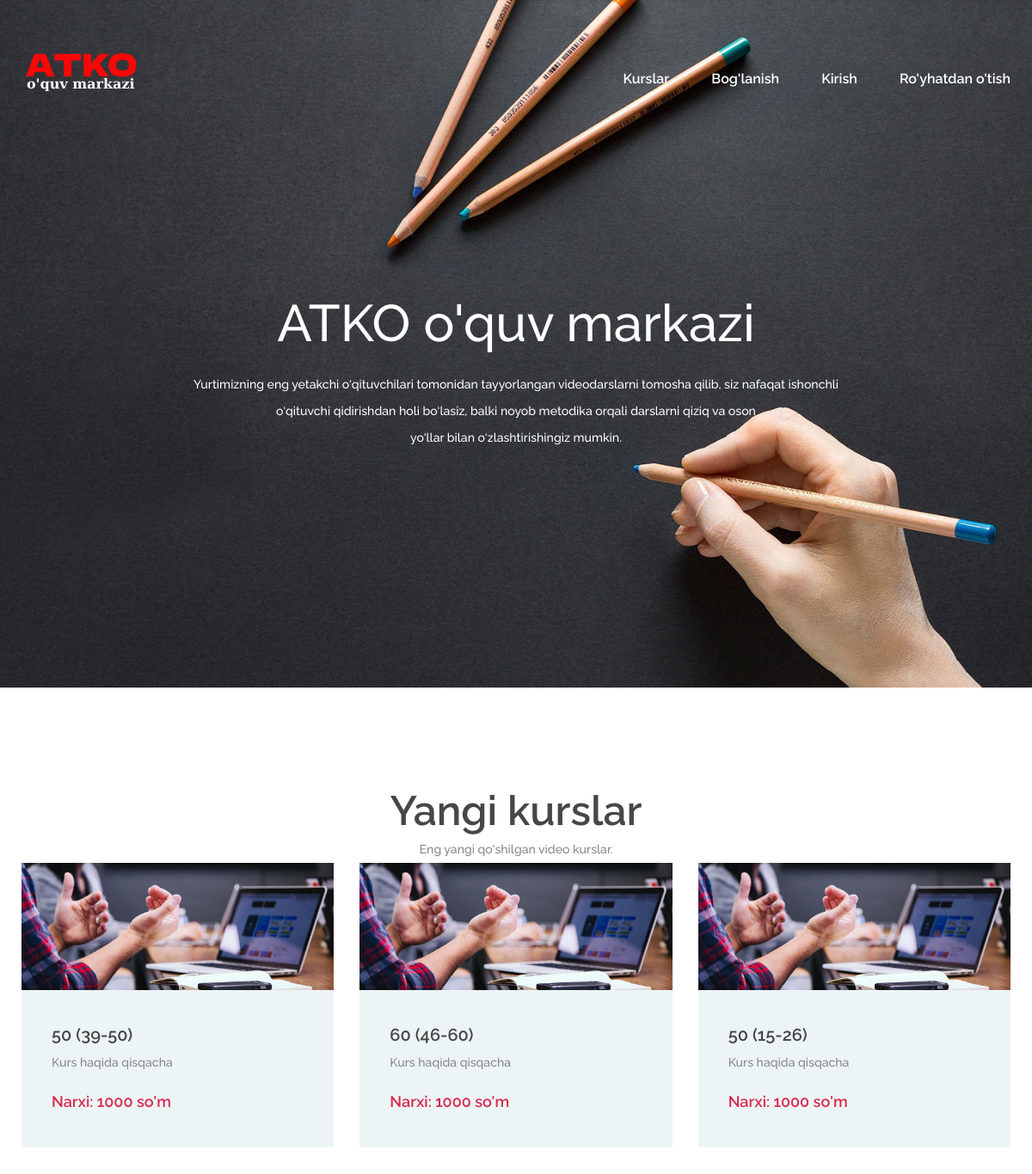
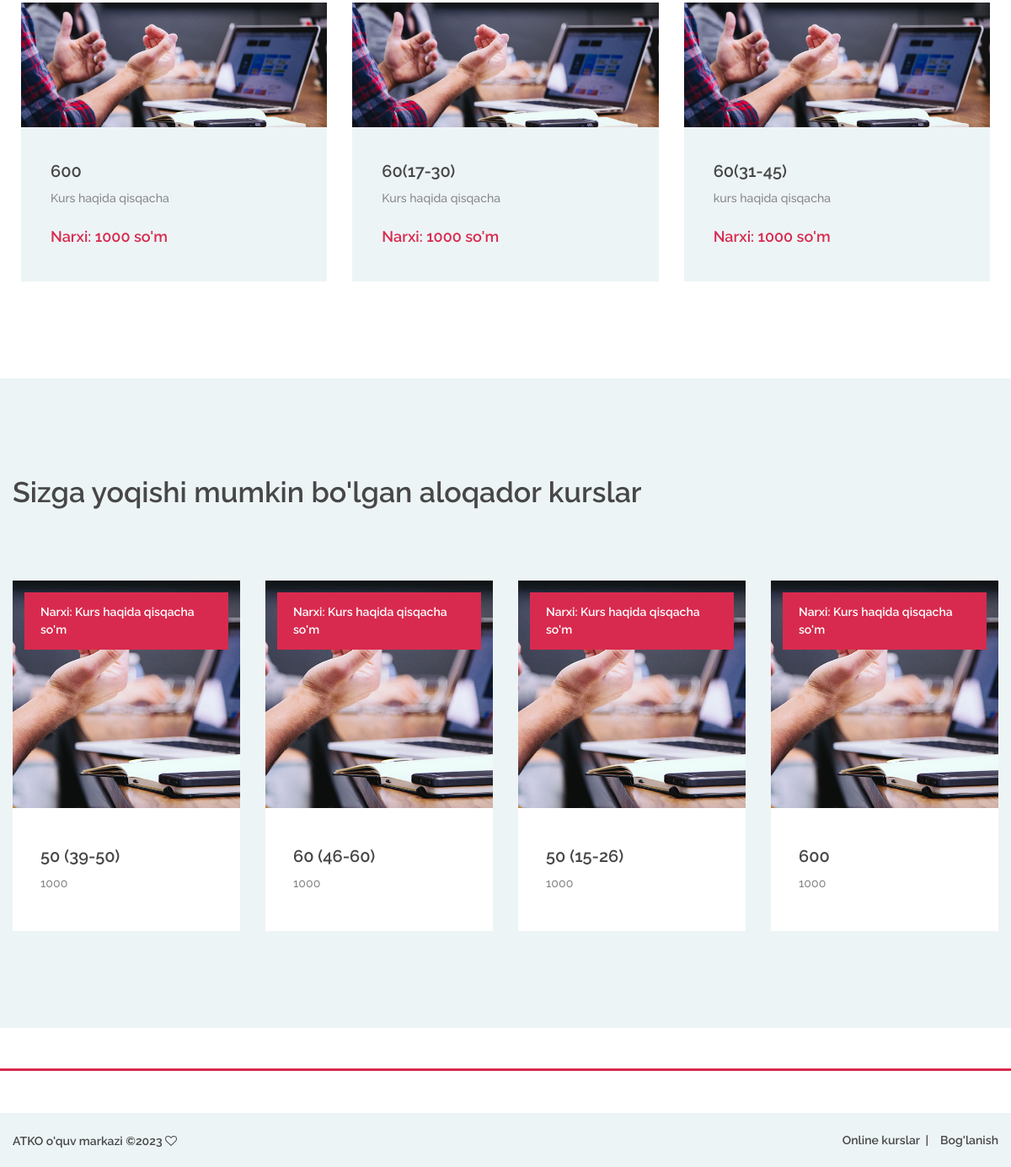
The page / on the database its author committed (2 pictures, top to bottom).
### tables this page shows
CREATE TABLE `cours` (
  `id` int(11) NOT NULL,
  `CoursID` varchar(20) NOT NULL,
  `CoursName` varchar(70) NOT NULL,
  `CoursText` varchar(70) NOT NULL,
  `CoursAbout` longtext NOT NULL,
  `CoursPrice` varchar(20) NOT NULL,
  `CoursImage` varchar(120) NOT NULL,
  `CoursMavzu` int(3) NOT NULL,
  `CoursTil` varchar(11) NOT NULL,
  `CoursDavomiy` varchar(8) NOT NULL,
  `CoursTecher` varchar(70) NOT NULL,
  `TecherImage` varchar(120) NOT NULL,
  `Muddat` int(100) NOT NULL,
  `Data` timestamp NOT NULL DEFAULT current_timestamp()
);

### index.php (the view, shortened to what this page needs)
<!DOCTYPE php>
<?php
	include("./config/confige.php");
?>
<php lang="en">
<head>
	<link rel="stylesheet" href="css/bootstrap.min.css"/>
	<link rel="stylesheet" href="css/font-awesome.min.css"/>
	<link rel="stylesheet" href="css/owl.carousel.css"/>
	<link rel="stylesheet" href="css/style.css"/>
</head>
<body>
	<header class="header-section">
		<div class="container">
			<div class="row">
				<div class="col-lg-3 col-md-3">
					<div class="site-logo">
						<a href="index.php"><img src="img/logo.png" alt=""></a>
					</div>
				</div>
				<div class="col-lg-9 col-md-9">
					<nav class="main-menu" style="text-align:right">
						<ul>
							<li><a href="courses.php">Kurslar</a></li>
							<li><a href="contact.php">Bog'lanish</a></li>
							<li style="display:<?php if(isset($_COOKIE['UserID'])){echo 'none;';} ?>"><a href="login.php">Kirish</a></li>
							<li style="display:<?php if(isset($_COOKIE['UserID'])){echo 'none;';} ?>"><a href="reg.php">Ro'yhatdan o'tish</a></li>
						</ul>
					</nav>
				</div>
			</div>
		</div>
	</header>
	<section class="hero-section set-bg" data-setbg="img/bg.jpg">
		<div class="container">
			<div class="hero-text text-white">
				<h2>ATKO o'quv markazi</h2>
				<p>Yurtimizning eng yetakchi o‘qituvchilari tomonidan tayyorlangan videodarslarni tomosha qilib, siz nafaqat ishonchli <br>o‘qituvchi qidirishdan holi bo‘lasiz, balki noyob metodika orqali darslarni qiziq va oson<br> yo‘llar bilan o‘zlashtirishingiz mumkin.</p>
			</div>
		</div>
	</section>
	<section class="categories-section spad">
		<div class="container pt-0">
			<div class="section-title m-0">
				<h2 class="m-0">Yangi kurslar</h2>
				<p class="m-0">Eng yangi qo'shilgan video kurslar.</p>
			</div>
			<div class="row">
				<?php
					$sql1 = "SELECT * FROM `cours` ORDER BY RAND() LIMIT 6";
					$res1 = $conn->query($sql1);
					while ($row1 = $res1->fetch()) {
				?>
				<div class="col-lg-4 col-md-6">
					<div class="categorie-item">
						<a href="./course.php?CoursID=<?php echo $row1['CoursID']; ?>">
							<div class="ci-thumb set-bg" data-setbg="img/kurs/<?php echo $row1['CoursImage']; ?>"></div>
							<div class="ci-text">
								<h5><?php echo $row1['CoursName']; ?></h5>
								<p><?php echo $row1['CoursText']; ?></p>
								<span>Narxi: <?php echo $row1['CoursPrice']; ?> so'm</span>
							</div>
						</a>
					</div>
				</div>
				<?php } ?>
			</div>
		</div>
	</section>
	<section class="realated-courses spad">
		<div class="course-warp">
			<h2 class="rc-title">Sizga yoqishi mumkin bo'lgan aloqador kurslar</h2>
			<div class="rc-slider owl-carousel">
				<?php
					$sql44 = "SELECT * FROM `cours` ORDER BY RAND() LIMIT 4";
					$res44 = $conn->query($sql44);
					while ($row44 = $res44->fetch()) {
				?>
				<div class="course-item">
					<a href="./course.php?CoursID=<?php echo $row44['CoursID']; ?>">
						<div class="course-thumb set-bg" data-setbg="img/kurs/<?php echo $row44['CoursImage']; ?>" >
							<div class="price">Narxi: <?php echo $row44['CoursText']; ?> so'm</div>
						</div>
						<div class="course-info">
							<div class="course-text">
								<h5><?php echo $row44['CoursName']; ?></h5>
								<p><?php echo $row44['CoursPrice']; ?></p>
							</div>
						</div>
					</a>
				</div>
				<?php } ?>
			</div>
		</div>
	</section>
	<footer class="footer-section spad p-0 mt-5">
		<div class="footer-bottom">
			<div class="footer-warp">
				<ul class="footer-menu">
					<li><a href="courses.php">Online kurslar</a></li>
					<li><a href="contact.php">Bog'lanish</a></li>
				</ul>
				<div class="copyright">
					ATKO o'quv markazi
					&copy;<script>document.write(new Date().getFullYear());</script>
					<i class="fa fa-heart-o" aria-hidden="true"></i>
				</div>
			</div>
		</div>
	</footer>
</php>

### css/style.css (style rules this page uses)
html, body { height: 100%; font-family: 'Raleway', sans-serif; -webkit-font-smoothing: antialiased; font-smoothing: antialiased; }
h1, h2, h3, h4, h5, h6 { margin: 0; font-weight: 600; color: #474747; }
h2 { font-size: 36px; }
h5 { font-size: 20px; }
p { font-size: 14.1px; color: #878787; line-height: 2.2; font-weight: 500; }
img { max-width: 100%; }
::placeholder { font-style: italic; }
ul, ol { padding: 0; margin: 0; }
.section-title { text-align: center; padding: 0 110px; margin-bottom: 110px; }
.section-title h2 { font-size: 48px; font-weight: 600; margin-bottom: 25px; }
.section-title p { margin-bottom: 0; font-weight: 500; }
.set-bg { background-repeat: no-repeat; background-size: cover; background-position: top center; }
.spad { padding-top: 115px; padding-bottom: 115px; }
.text-white h1, .text-white h2, .text-white h3, .text-white h4, .text-white h5, .text-white h6, .text-white p, .text-white span, .text-white li, .text-white a { color: #fff; }
.header-section { position: absolute; width: 100%; top: 0; left: 0; padding-top: 60px; }
.site-logo { display: inline-block; }
.main-menu ul { list-style: none; }
.main-menu ul li { display: inline; }
.main-menu ul li a { display: inline-block; font-size: 16px; color: #fff; margin-left: 45px; font-weight: 600; padding: 20px 0 5px; }
.hero-section { height: 100vh; }
.hero-text { text-align: center; padding-top: 340px; margin-bottom: 105px; }
.hero-text h2 { font-size: 60px; font-weight: 500; margin-bottom: 20px; }
.categories-section .container { margin-bottom: -34px; }
.categorie-item { margin-bottom: 34px; background: #edf4f6; -webkit-transition: all 0.4s; -o-transition: all 0.4s; transition: all 0.4s; }
.categorie-item .ci-thumb { background-size: cover; height: 148px; -webkit-transition: all 0.2s; -o-transition: all 0.2s; transition: all 0.2s; }
.categorie-item .ci-text { padding: 40px 35px; }
.categorie-item .ci-text h5 { margin-bottom: 5px; }
.categorie-item .ci-text span { font-size: 18px; font-weight: 600; color: #d82a4e; }
.course-warp { max-width: 1559px; padding: 0 15px; margin: 0 auto -30px; }
.course-item { margin-bottom: 30px; }
.course-item .course-thumb { height: 270px; }
.course-item .course-thumb .price { font-size: 14px; color: #fff; font-weight: 600; background: #d82a4e; display: inline-block; padding: 13px 19px; margin: 14px; }
.course-item .course-info { background: #edf4f6; }
.course-item .course-info .course-text { padding: 45px 33px 25px; }
.course-item .course-info .course-text h5 { margin-bottom: 5px; }
.footer-section { border-top: 3px solid #d82a4e; }
.footer-warp { max-width: 1559px; padding: 0 15px; margin: 0 auto; }
.footer-bottom { overflow: hidden; background: #edf4f6; padding: 20px 0; margin-top: 50px; }
.footer-menu { list-style: none; float: right; }
.footer-menu li { display: inline; }
.footer-menu li:last-child a { padding-right: 0; margin-right: 0; }
.footer-menu li:last-child a:after { display: none; }
.footer-menu li a { display: inline-block; font-size: 14px; font-weight: 600; color: #474747; padding-right: 10px; margin-right: 10px; position: relative; }
.footer-menu li a:after { position: absolute; content: "|"; right: 0; top: 0; }
.copyright { padding-top: 3px; float: left; font-size: 14px; font-weight: 600; color: #474747; }
.realated-courses { background: #edf4f6; }
.realated-courses .rc-title { font-size: 34px; margin-bottom: 85px; }
.realated-courses .course-item .course-info { background: #fff; }
@media (min-width: 1200px) { .container { max-width: 1180px; } }

### rows shown on the page
cours: CoursName "50 (39-50)", CoursText "Kurs haqida qisqacha", CoursPrice "1000"
cours: CoursName "60 (46-60)", CoursText "Kurs haqida qisqacha", CoursPrice "1000"
cours: CoursName "50 (15-26)", CoursText "Kurs haqida qisqacha", CoursPrice "1000"
cours: CoursName "600", CoursText "Kurs haqida qisqacha", CoursPrice "1000"
cours: CoursName "60(17-30)", CoursText "Kurs haqida qisqacha", CoursPrice "1000"
cours: CoursName "60(31-45)", CoursText "kurs haqida qisqacha", CoursPrice "1000"
